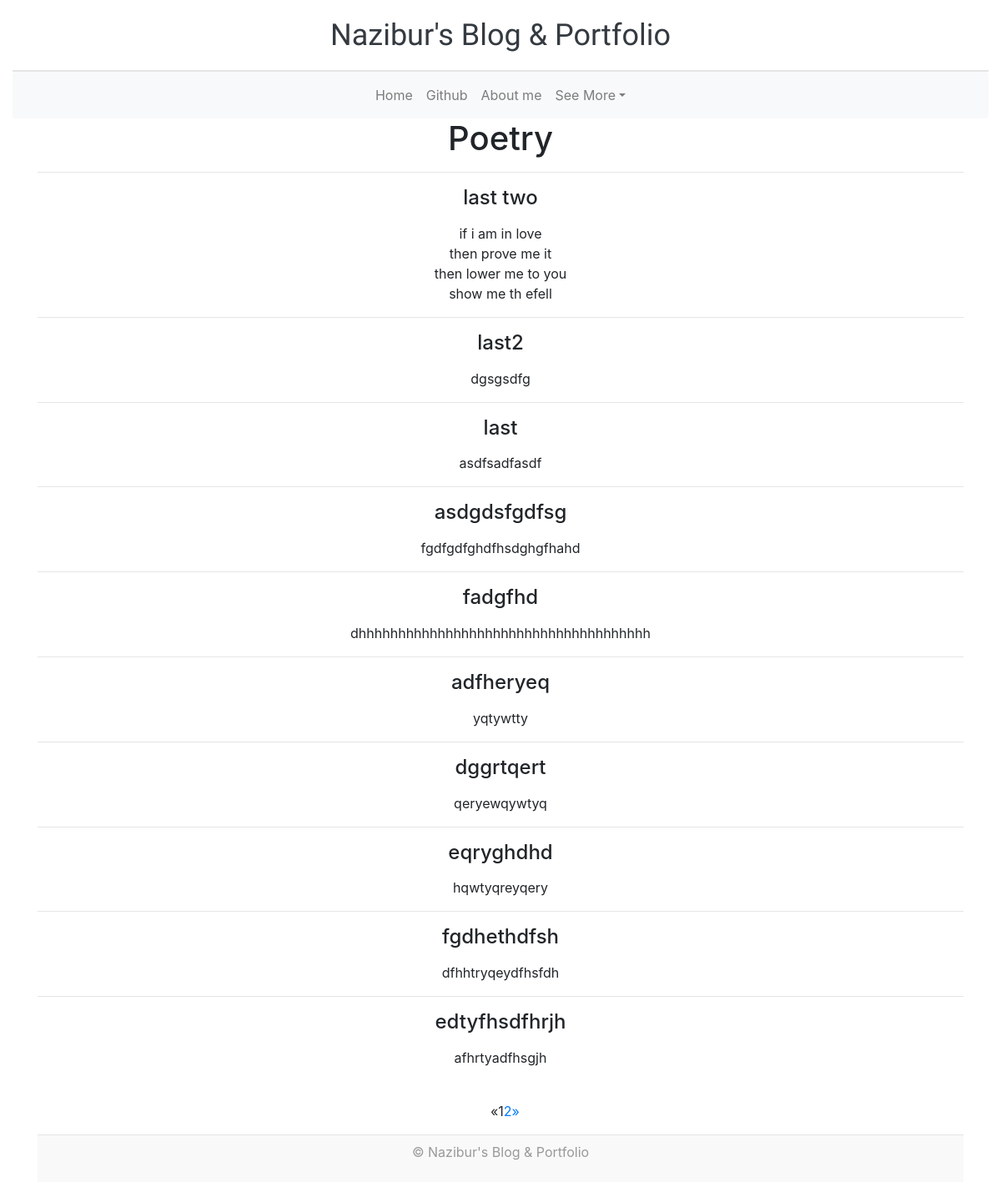
Screenshot of /poetry with the database file from the repository.
### blog/models.py (models this page shows, shortened)
class Poetry(models.Model):
    heading = models.CharField(max_length=20)
    thepoetry = RichTextField(blank=True, null=True)
    written_in = models.DateTimeField(default=timezone.now)

### blog/views.py (the view)
# urls.py: path('poetry', views.PoetryListView.as_view(), name = 'poet'),
class PoetryListView(ListView):
    model = Poetry
    context_object_name = 'poetries'
    template_name = 'blog/poetry.html'
    paginate_by = 10
    queryset = Poetry.objects.order_by('-written_in')

### blog/templates/blog/poetry.html
{% extends "blog/base.html" %}
{% load static %}
{% block content %}
		<div class="container">
		<div class="row">
			<div class="col-md-12">
				<h2 class="blog-post-title text-center">Poetry</h2>
					{% for poetry in poetries %}
						<hr>
						<h4 class="text-center">{{poetry.heading|safe}}</h4>
						<p><center>{{poetry.thepoetry|safe}}</center></p>
					{% endfor %}
           </div>
		</div>
	</div><br>
{% endblock content %}

### blog/static/blog/blogstyle.css (style rules this page uses)
.blog-post-title { margin-bottom: .25rem; font-size: 2.5rem; }
h2 { font-family: "Playfair Display", Georgia, "Times New Roman", serif; }

### rows the page displays
Poetry: heading "last two", thepoetry "if i am in love then prove me it then lower me to you show me th efell"
Poetry: heading "last2", thepoetry "dgsgsdfg"
Poetry: heading "last", thepoetry "asdfsadfasdf"
Poetry: heading "asdgdsfgdfsg", thepoetry "fgdfgdfghdfhsdghgfhahd"
Poetry: heading "fadgfhd", thepoetry "dhhhhhhhhhhhhhhhhhhhhhhhhhhhhhhhhhhhhh"
Poetry: heading "adfheryeq", thepoetry "yqtywtty"
Poetry: heading "dggrtqert", thepoetry "qeryewqywtyq"
Poetry: heading "eqryghdhd", thepoetry "hqwtyqreyqery"
Poetry: heading "fgdhethdfsh", thepoetry "dfhhtryqeydfhsfdh"
Poetry: heading "edtyfhsdfhrjh", thepoetry "afhrtyadfhsgjh"

### other values shown
{{ i }} "1"
{{ i }} "2"
